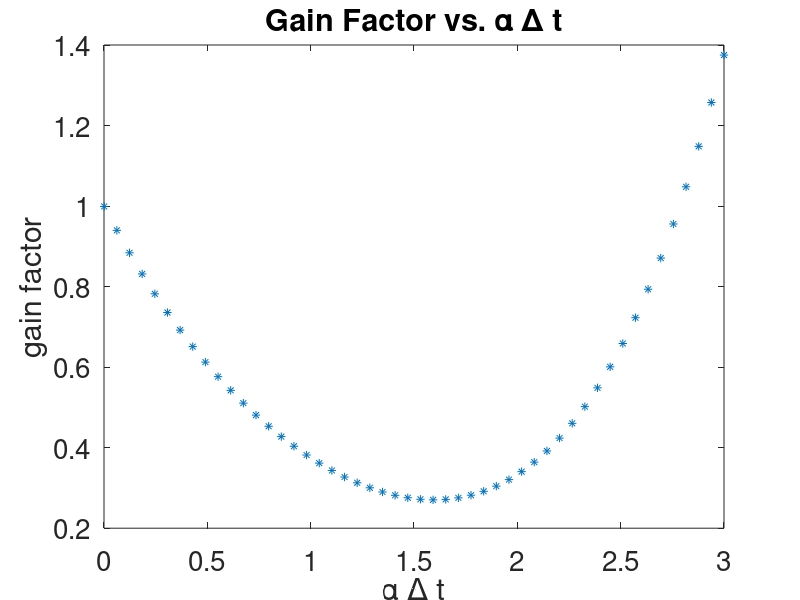
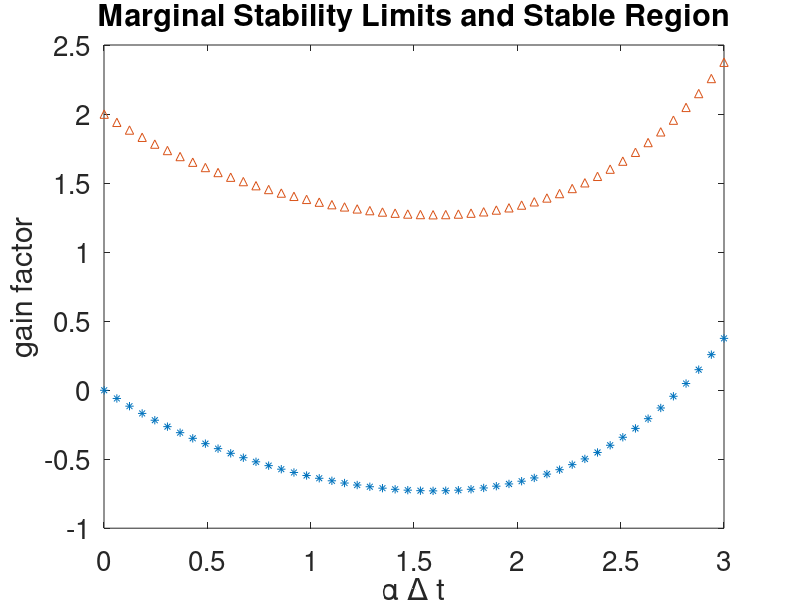

These figures' MATLAB source, in order: (Note: this script raises an error after producing the figures.)
%% Author: Alec Sblendorio 
%% Due Date: December 11, 2020
%% Subject: EP 501 Numerical Methods for Scientists and Engineers 
%% FINAL EXAM 
%% Import Data 

%% Problem 1 
% Problem #1: In class and in the homework we discussed the fourth order Runge-Kutta method:
% with appropriate definitions for the ∆yi as given in the book and
% repeated here for convenience
% This problem explores the stability of RK4 via several different
% approaches using the test problem.where α is a positive and real-valued constant.
 
%% Part A 
% (a) Combine the four update steps for RK4 into a single formula an use it to derive a condition
% describing the stability of RK4. Your condition should be of the form 
% where G is a polynomial in the quantity ∆t.
disp('%%%%%%%%%%%%%%%%%%PROBLEM #1 ANSWER BEGIN%%%%%%%%%%%%%%%%%%');
disp('%%%%%%%%Part 1A HANDWRITTEN Solution:%%%%%%%');

disp('%%%%%%%%End Part 1A HANDWRITTEN Solution:%%%%%%%');
%% Part B
% (b) Plot your gain factor G vs. α∆t and mark or otherwise identify regions 
% of stability and instability in your plot.
disp('%%%%%%%%Part 1B Solution:%%%%%%%');

%% RK4 Stability Considertions, FDE Analysis
adt=linspace(0.001,3,50);
ladt=numel(adt);
F=zeros(ladt,1);

for igain=1:ladt
    F(igain)=(1-adt(igain)+1/2*adt(igain).^2-1/6*adt(igain).^3+1/24*adt(igain).^4);
end %for

figure(1);
plot(adt,F,'*');
set(gca,'FontSize',20);
xlabel('\alpha \Delta t');
ylabel('gain factor');
title('Gain Factor vs. \alpha \Delta t');

disp('%%%%%%%%End Part 1B Solution:%%%%%%%');
%% Part C 
% (c) Note that the condition in Equation 7 can be expressed as two conditions
% (on account of the absolute value): −1 < G(α,∆t) < 1 
% The marginal stability limits (the points where we transition from stable
% to unstable), then, are given by:
% G(α, ∆t) − 1 = 0 &  G(α, ∆t) + 1 = 0 
% which forms a pair of root finding problems. Plot each of these marginal 
% stability conditions and evaluate all real-valued roots using an 
% appropriate numerical method.
disp('%%%%%%%%Part 1C Solution:%%%%%%%');

figure(2);
plot(adt,F-1,'*');
hold on;
plot(adt,F+1,'^');
%fill(adt,F-1,'g',adt,F+1,'b');
%area(F+1,F-1);
set(gca,'FontSize',20);
xlabel('\alpha \Delta t');
ylabel('gain factor');
title('Marginal Stability Limits and Stable Region');


%%Using the Newton Exact Method, we will evaluate all real-valued roots
%% Params for Newton iteration
maxit=100;       %maximum number of iterations allowed
minx=0;
maxx=2*pi;
tol=1e-6;        %how close to zero we need to get to cease iterations

%% Newton-Rhapson root-finding method for polynomials 
%%this method will find all of the REAL-valued roots of a polynomial
f=@objfun1;      %set the function for which we are finding roots, change to illustrate different problems
fprime=@objfun1_deriv;
% g=@objfun2;
% gprime=@objfun2_deriv;
verbose=true;
j=0;
finalarray=[];

for i = 0:1.0:10
    [xNewton1,itNew1,flag1]=newton_exact(f,fprime,i,maxit,tol,verbose); 
%     [xNewton2,itNew2,flag2]=newton_exact(g,gprime,i,maxit,tol,verbose); 
    j=j+1; 
    finalarray1(j)=xNewton1;
%     finalarray2(j)=xNewton2;
end

result1=finalarray1(1,2);
result2=finalarray1(1,3);
result3=finalarray1(1,4);
result4=finalarray1(1,5);
result5=finalarray1(1,6);
fprintf('The Roots of the first polynomial are: %d,%d,%d,%d,%d',result1,result2,result3,result4,result5);

% result6=finalarray2(1,2);
% result7=finalarray2(1,3);
% result8=finalarray2(1,4);
% result9=finalarray2(1,5);
% result10=finalarray2(1,6);
% fprintf('The Roots of the second polynomial are: %d,%d,%d,%d,%d',result6,result7,result8,result9,result10);

disp('%%%%%%%%End Part 1C Solution:%%%%%%%');
%% Part D
% (d) What is the largest time step for which RK4 will give stable results
% for the test ODE of Equation 6? How does that compare to RK2 stability. 



%% Part E 
% (e) Numerically solve the given ODE with RK4 using time steps slightly above
% and below your derived stability criteria and show plots for each simulation
% that demonstrate that it behaves as your analysis predicts for these two choices of time step.



disp('%%%%%%%%%%%%%%%%%%PROBLEM #1 ANSWER END%%%%%%%%%%%%%%%%%%');
%% Problem 2
disp('%%%%%%%%%%%%%%%%%%PROBLEM #2 ANSWER BEGIN%%%%%%%%%%%%%%%%%%');
% Taylor series expansions were our preferred method for deriving finite difference
% approximations to derivatives. In class we derived these by repeatedly 
% generating expansions until we were able to solve for the desired derivative
% at the desired level of accuracy. There is, however, a more “organized” 
% process for deriving derivatives of arbitrary order - this problem explores one such process.
%% Part A 
% First and second derivative approximations were generated in class via Taylor
% expansions (see notes). Use Taylor series to generate a third derivative 
% (d3f/dx3) finite difference formula ap- proximation for a function f(x) 
% specified on some grid: f(xi) = {fi} having step size ∆x. There are 
% several such approximations - generate specifically one involving the 
% function values fi+2, fi+1, fi, fi−1.
%% Part B 
% Write a script to test your third derivative formula on the function:
% f(x) = cosx and plot your result alongside the analytical third derivative
% of this function (which you compute by hand). Ignore boundary adjacent 
% points (i.e. only compute the third derivative on “interior” grid points).
% Use a 100 point grid covering the region 0 ≤ x ≤ 2π.
%% Part C 
% Generally an Nth derivative requires N Taylor series expansions in order 
% to solve for the desired derivatives in terms of the gridded function values {fi}.
% For example, the fourth derivative d4f/dx4 can be derived from the four 
% Taylor series for fi+2,fi+1,fi−1,fi−2. Generate Taylor series for these 
% quantities in terms of the derivatives at the ith grid point (e.g. f′(xi) and so on).
%% Part D 
% Use your Taylor series equations to formulate a matrix system of equations
% for the unknowns fi′, f′′, f′′′, and f(4) (viz. the derivatives up to 
% fourth order at the ith grid point), express your system in the form:
% Where the Mjk entries are obtained from the Taylor series. In compact 
% matrix form this can be represented as: where: ∆f = M f′


%% Part E 
% Write a MATLAB or Python script to numerically invert this system using 
% either Gauss-Jordan elimination or LU factorization to compute the M−1 
% so that you have a system describing the derivatives as a function of the
% function data (differences) at various grid points:
% f′ =M−1 ∆f (15) Once this is solved for f′, one may solve for the desired
% derivative by hand as needed by dividing through by ∆x4 and combining fi terms.
% Derive formula for the fourth derivative using your −1.

%% Part F
disp('%%%%%%%%Part 2F Solution:%%%%%%%');
% Write a function to compute the fourth derivative using the formula derived
% in part e and use it to differentiate the test function (Equation 11), 
% over interior grid points of your domain. Plot the result alongside the 
% analytical fourth derivative that you compute by hand.

disp('%%%%%%%%End Part 2F Solution:%%%%%%%');

%% Part G 
% Extend your code from part f so that it can (in principle) be used to 
% find formulas for derivatives of arbitrary order. To improve accuracy 
% use a centered stencil, e.g. for an nth order derivative use function 
% values 􏰉fi−⌈n/2⌉ ...fi ...fi+⌈n/2⌉􏰊 from grid point indices i−⌈n/2⌉...i...i+⌈n/2⌉. 
% Use your code to derive and develope formulas for the fifth and sixth derivatives
% and write these in your solution (you do not need to implement these 
% derivatives, just use your program to derive their formulae).


disp('%%%%%%%%%%%%%%%%%%PROBLEM #2 ANSWER END%%%%%%%%%%%%%%%%%%');
%% Problem 3 
% Parabolic partial differential equations of the form are often difficult 
% to deal with due to the highly restrictive stability condition applying 
% to forward difference (in time) methods like a forward Euler approach 
% (note the right-hand side is evaluated at the n time level)
% In practice methods based on forward differencing in time are often 
% unstable for reasonable time steps. Irrespective of the time differencing
% used, the spatial derivative can be any reasonable finite difference
% approximation; for this problem we use a second order accurate centered 
% difference (here specified at an arbitrary mth time level):
% Because of overly restrictive stability criteria for forward in time differences, 
% backward time difference formulas (BDFs) are more commonly used for parabolic equations.
% This problem explores several commonly-used BDFs that will be applied to
% solve Equation 16.

disp('%%%%%%%%%%%%%%%%%%PROBLEM #3 ANSWER BEGIN%%%%%%%%%%%%%%%%%%');
%% Part A 
disp('%%%%%%%%Part 3A Solution:%%%%%%%');
% (a) The simplest BDF is just a backward Euler method where now the 
% right-hand side is evaluated at the n + 1 time level (contrast with Equation 17). 
% Such approaches are unconditionally stable for the linear test problem we are using.
% Because the right-hand side is evaluated at the n+1 time you will need to 
% solve a tridiagonal system of equations at each time step. 
% Develop, starting from equation 19 the system of equations corresponding
% to the backward Euler (in time) method.

disp('%%%%%%%%End Part 3A Solution:%%%%%%%');
%% Part B
% Write a MATLAB or Python script that solves Equation 16 using a backward
% Euler in time method with a centered in space derivatives (Equation 18). 
% You may use built-in MATLAB or Python utilities for the matrix solution 
% or you can leverage your tridiagonal solver from the midterm or the 
% Gaussian elimination tools from the repositories. Note that both repositories
% have an example of the Crank-Nicolson method (in MATLAB or Python) 
% which is quite similar to backward Euler and may serve as a useful template. 
% Plot your results in a manner similar to what is done for the example script provided.
% Use the parameters: λ=2; ∆x = 1/64; ∆t = 5*(∆x^2/2λ); 0≤x≤1 ; 0≤t≤1024
% 1/λ(2π(2∆x)^2)

disp('%%%%%%%%Part 3B Solution:%%%%%%%');

%% Gridding in time
N=25;
tmin=0;
tmax=6;
t=linspace(tmin,tmax,N);
dt=t(2)-t(1);


%% Test problem analytical solution
y0=1;
alpha=2;
ybar=y0*exp(-alpha*t);

%% Backward Euler solution
ybwd=zeros(1,N);
ybwd(1)=y0;
for n=2:N
    ybwd(n)=ybwd(n-1)/(1+alpha*dt);
end %for


%% Plot results for all solutions
figure(1);
plot(t,ybar,'o-');
xlabel('t');
ylabel('y(t)');
set(gca,'FontSize',20);
hold on;
plot(t,ybwd,'-.');
legend('exact','bwd Eul.')

disp('%%%%%%%% End Part 3B Solution:%%%%%%%');
%% Part C
% The backward Euler method is only first order accurate in time. 
% A second order in time BDF approach can be developed using a second order
% accurate backward difference for the time derivative.
% Develop a numerical solution to Equation 16 based on this approach. 
% Note that you will need to store data for fi at two previous time levels 
% (n and n − 1) as opposed to the backward Euler approach which only requires
% prior data from the n time level. Develop and write down your system of 
% equations that would need to be solved at each time step.
disp('%%%%%%%%Part 3C Solution:%%%%%%%');

disp('%%%%%%%%End Part 3C Solution:%%%%%%%');

%%  Part D  
% Make a version of your parabolic solver from part b that implements the 
% second order BDF derived in part c and run it on the same test problem. 
% Plot your results and compare them against the backward Euler approach 
% and analytical solution.
disp('%%%%%%%%Part 3D Solution:%%%%%%%');

disp('%%%%%%%%End Part 3D Solution:%%%%%%%');
disp('%%%%%%%%%%%%%%%%%%PROBLEM #3 ANSWER END%%%%%%%%%%%%%%%%%%');
